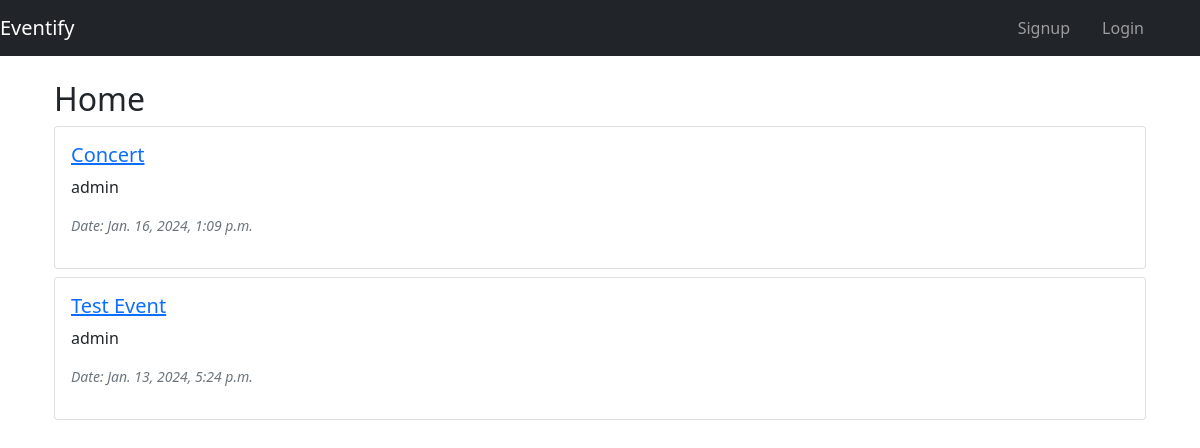
/search/, run on an earlier commit of the app's database.
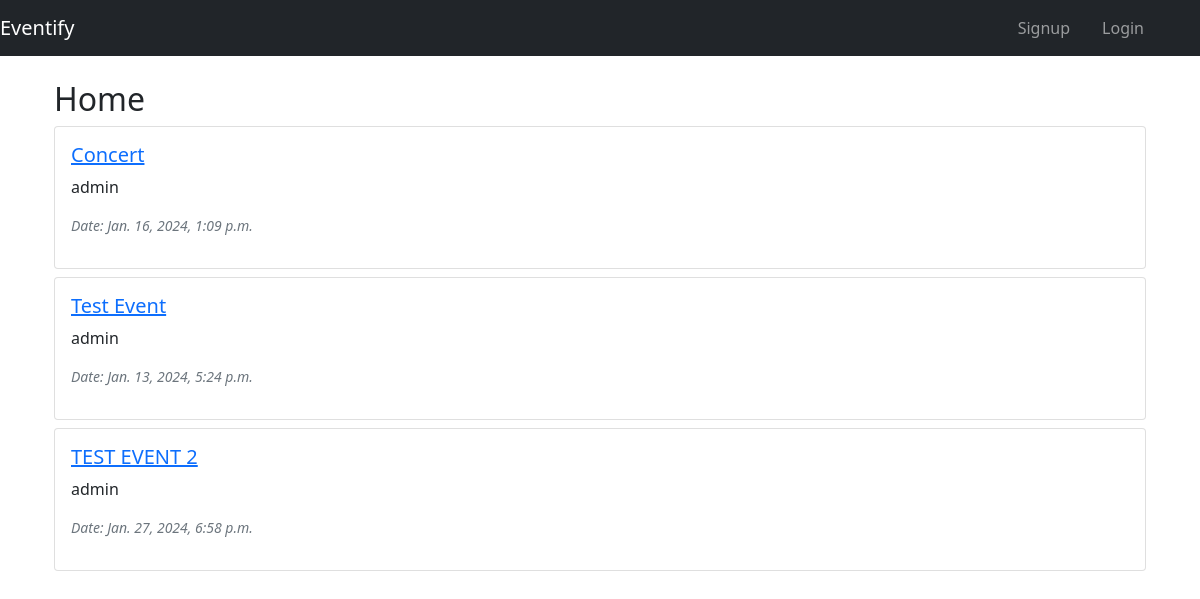
And on a later commit of the database.
### event/models.py (models this page shows, shortened)
class Event(models.Model):
    title = models.CharField(max_length=200)
    description = models.TextField()
    date = models.DateTimeField()
    location = models.ForeignKey(Location, on_delete=models.CASCADE , related_name='location_events')
    category = models.ForeignKey(Category, on_delete=models.PROTECT, related_name="events")
    organizer = models.ForeignKey(User, related_name='organized_events', on_delete=models.CASCADE)
    attendees = models.ManyToManyField(User, related_name='attended_events', blank=True)

### event/views.py (the view)
# urls.py: path('search/', SearchView.as_view(), name='search'),
class SearchView(ListView):
    model = Event
    template_name = 'home.html'
    context_object_name = 'events'
    def get_queryset(self):
        query = self.request.GET.get('q', '')
        return Event.objects.filter(title__icontains=query) | Event.objects.filter(description__icontains=query)

### event/templates/home.html
{% extends 'base.html' %}{% block content %}
<div class="container">
  <h2>Home</h2>
  {% if not events %}
  <div class="alert alert-warning" role="alert">No Events at the moment!</div>
  {% else %} {% for event in events %}
  <div class="card mb-2">
    <div class="card-body">
      <a href="{% url 'event_details' event.id %}"
        ><h5 class="card-title">{{ event.title }}</h5></a
      >
      <p class="card-text">{{ event.organizer }}</p>
      <p class="small text-muted fst-italic">Date: {{ event.date }}</p>
    </div>
  </div>
  {% endfor %} {% endif %}
</div>
{% endblock %}

What changed in the data, as far as the page shows it:
added Event: title "TEST EVENT 2", organizer "admin", date "Jan. 27, 2024, 6:58 p.m."
